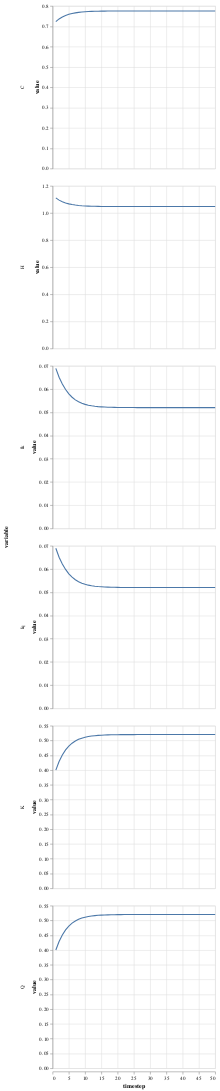

The code cell stored with this chart in its notebook:
### Code cell
get_table(simres5) |> @vlplot(:line, x=:timestep, y=:value, row="variable:n", resolve={scale={y=:independent}})

### Figure 1 — Vega-Lite specification as saved in the notebook (floating-point values rounded to 4 significant figures; data arrays with more than 128 entries replaced by an {"elided": "..."} marker saying what was removed)
{"data": {"values": {"elided": "300 records"}}, "encoding": {"row": {"field": "variable", "type": "nominal"}, "x": {"field": "timestep", "type": "quantitative"}, "y": {"field": "value", "type": "quantitative"}}, "mark": "line", "resolve": {"scale": {"y": "independent"}}}
